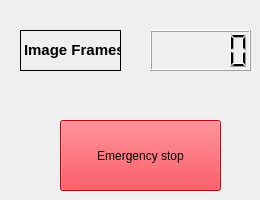
    <widget class="QWidget" name="tab_4">
     <attribute name="title">
      <string>Emergency</string>
     </attribute>
     <widget class="QLCDNumber" name="lcdNumber_Frame">
      <property name="geometry">
       <rect>
        <x>150</x>
        <y>30</y>
        <width>101</width>
        <height>41</height>
       </rect>
      </property>
     </widget>
     <widget class="QLabel" name="label">
      <property name="geometry">
       <rect>
        <x>20</x>
        <y>30</y>
        <width>101</width>
        <height>41</height>
       </rect>
      </property>
      <property name="styleSheet">
       <string notr="true">
</string>
      </property>
      <property name="frameShape">
       <enum>QFrame::Box</enum>
      </property>
      <property name="lineWidth">
       <number>1</number>
      </property>
      <property name="text">
       <string>&lt;html&gt;&lt;head/&gt;&lt;body&gt;&lt;p align=&quot;center&quot;&gt;&lt;span style=&quot; font-size:11pt; font-weight:600;&quot;&gt;Image Frames&lt;/span&gt;&lt;/p&gt;&lt;/body&gt;&lt;/html&gt;</string>
      </property>
     </widget>
     <widget class="QPushButton" name="pushButton_Emergency">
      <property name="geometry">
       <rect>
        <x>60</x>
        <y>120</y>
        <width>161</width>
        <height>71</height>
       </rect>
      </property>
      <property name="styleSheet">
       <string notr="true">background-color: rgb(255, 10, 26);
font: 24pt &quot;Adobe Arabic&quot;;</string>
      </property>
      <property name="text">
       <string>Emergency stop</string>
      </property>
     </widget>
    </widget>
